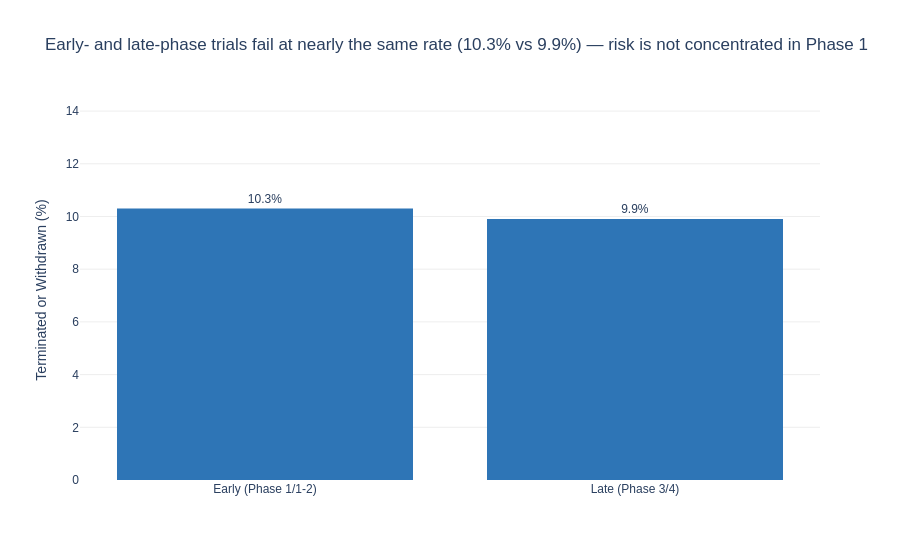

The notebook cell this image was saved under:
### Markdown cell above
---
## Q5 — Are early-phase trials more likely to be terminated or withdrawn than late-phase trials?

The intuition is that early, exploratory trials should be riskier. Is that actually true here?

### Code cell
stage_map = {'Phase 1': 'Early (Phase 1/1-2)', 'Phase 1/Phase 2': 'Early (Phase 1/1-2)',
             'Phase 3': 'Late (Phase 3/4)', 'Phase 4': 'Late (Phase 3/4)'}
q5 = df[df['Phase'].isin(stage_map.keys())].copy()
q5['stage'] = q5['Phase'].map(stage_map)
q5_rate = q5.groupby('stage')['bad_outcome'].mean().mul(100).round(1).reset_index()
q5_rate.columns = ['stage', 'rate']

fig5 = px.bar(
    q5_rate, x='stage', y='rate',
    color_discrete_sequence=['#2E75B6'],  # single hue — comparing one metric across 2 groups
    labels={'rate': 'Terminated or Withdrawn (%)', 'stage': ''},
    title='Early- and late-phase trials fail at nearly the same rate (10.3% vs 9.9%) — risk is not concentrated in Phase 1'
)
fig5.update_layout(plot_bgcolor='white', paper_bgcolor='white', font=dict(family='Arial', size=12),
                   yaxis=dict(gridcolor='#EEEEEE', range=[0, max(q5_rate['rate'])*1.4]), xaxis=dict(showgrid=False))
fig5.update_traces(marker_line_width=0, texttemplate='%{y}%', textposition='outside')
fig5.show()

### Figure 1 — Plotly figure (JSON) as saved in the notebook; plotly's stock layout.template omitted (floating-point values rounded to 4 significant figures)
{"data": [{"hovertemplate": "=%{x}<br>Terminated or Withdrawn (%)=%{y}<extra></extra>", "legendgroup": "", "marker": {"color": "#2E75B6", "line": {"width": 0}, "pattern": {"shape": ""}}, "name": "", "orientation": "v", "showlegend": false, "textposition": "outside", "texttemplate": "%{y}%", "type": "bar", "x": ["Early (Phase 1/1-2)", "Late (Phase 3/4)"], "xaxis": "x", "y": [10.3, 9.9], "yaxis": "y"}], "layout": {"barmode": "relative", "font": {"family": "Arial", "size": 12}, "legend": {"tracegroupgap": 0}, "paper_bgcolor": "white", "plot_bgcolor": "white", "title": {"text": "Early- and late-phase trials fail at nearly the same rate (10.3% vs 9.9%) — risk is not concentrated in Phase 1"}, "xaxis": {"anchor": "y", "domain": [0, 1], "showgrid": false, "title": {"text": ""}}, "yaxis": {"anchor": "x", "domain": [0, 1], "gridcolor": "#EEEEEE", "range": [0, 14.42], "title": {"text": "Terminated or Withdrawn (%)"}}}}
